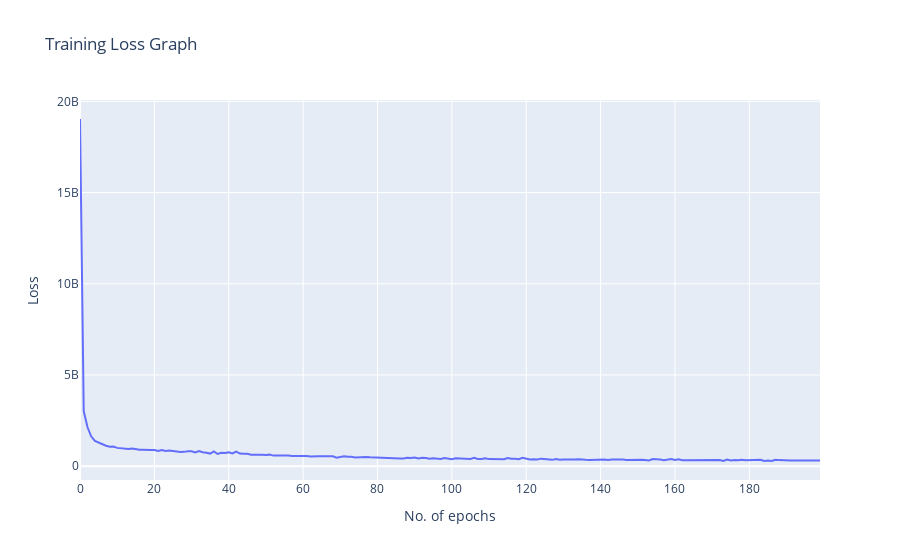

The notebook cell this image was saved under:
### Code cell
# Plot loss graph
fig = go.Figure()
fig.add_trace(go.Scatter(x=list(range(num_epochs)),
                         y=list_errors,
                         name="Training loss"))
fig.update_layout(title="Training Loss Graph",
                  xaxis_title="No. of epochs",
                  yaxis_title="Loss")
plotly.offline.iplot(fig)

### Figure 1 — Plotly figure (JSON) as saved in the notebook; plotly's stock layout.template omitted (floating-point values rounded to 4 significant figures; data arrays with more than 128 entries replaced by an {"elided": "..."} marker saying what was removed)
{"data": [{"name": "Training loss", "type": "scatter", "x": {"elided": "200 int values"}, "y": {"elided": "200 float values"}}], "layout": {"title": {"text": "Training Loss Graph"}, "xaxis": {"title": {"text": "No. of epochs"}}, "yaxis": {"title": {"text": "Loss"}}}}
